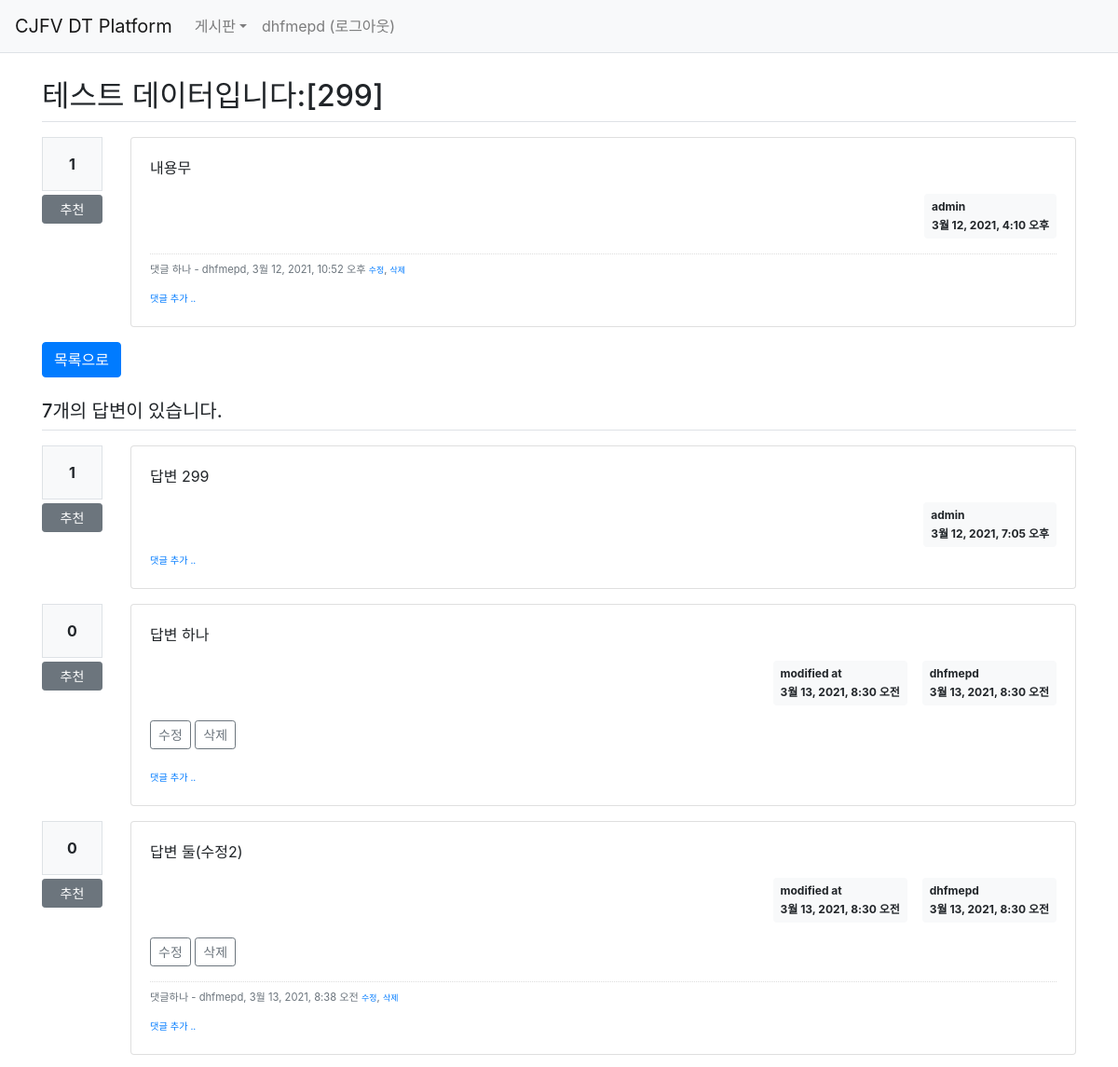
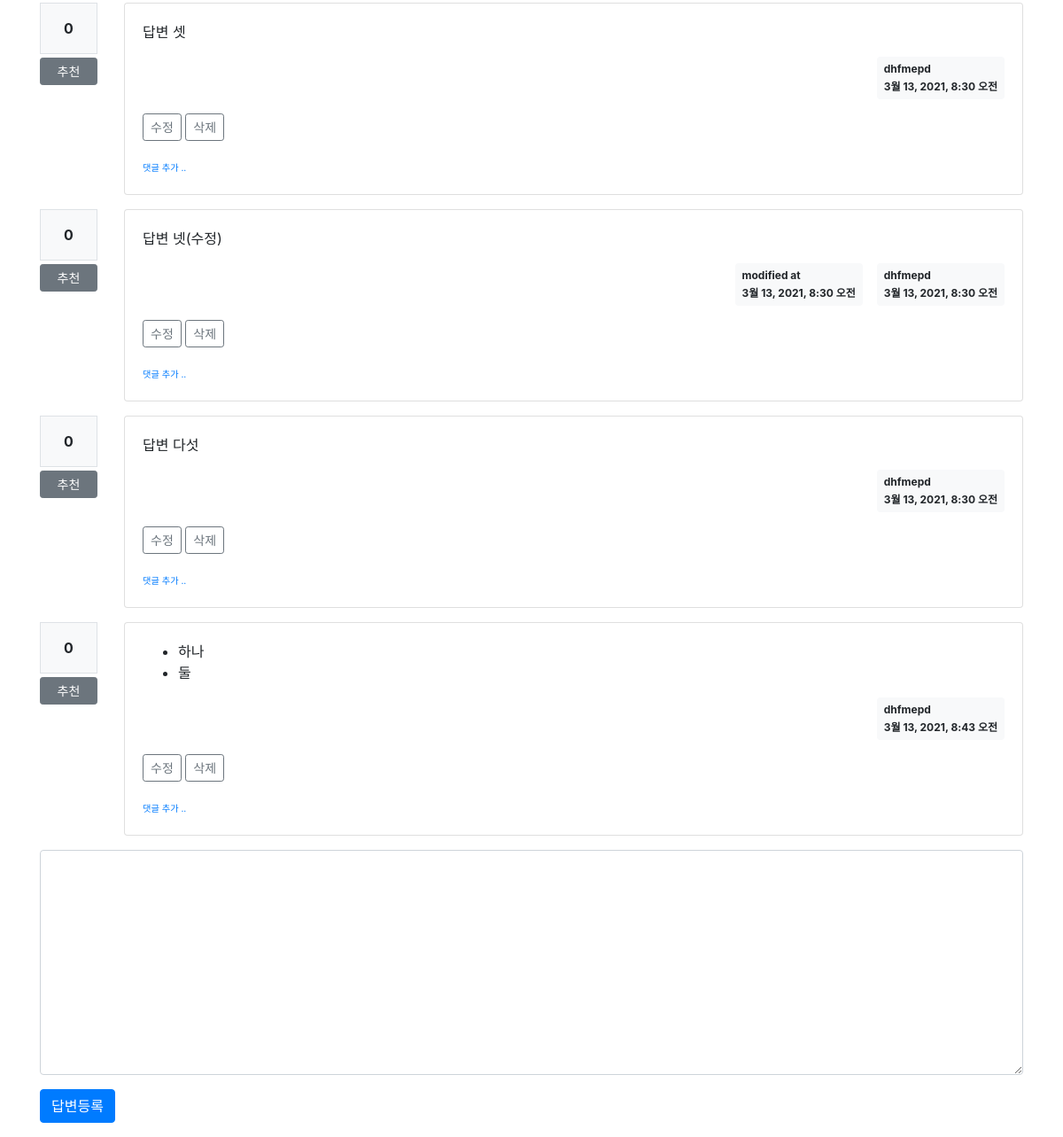
The app's page /board/302/ (signed in) with its own data (2 pictures, top to bottom).
### board/models.py (models this page shows, shortened)
class Board(models.Model):
    author = models.ForeignKey(User, on_delete=models.CASCADE, related_name='author_board')
    subject = models.CharField(max_length=200)
    content = models.TextField()
    create_date = models.DateTimeField()
    modify_date = models.DateTimeField(null=True, blank=True)
    voter = models.ManyToManyField(User, related_name='voter_board')

class Comment(models.Model):
    author = models.ForeignKey(User, on_delete=models.CASCADE)
    content = models.TextField()
    create_date = models.DateTimeField()
    modify_date = models.DateTimeField(null=True, blank=True)
    board = models.ForeignKey(Board, null=True, blank=True, on_delete=models.CASCADE)
    reply = models.ForeignKey(Reply, null=True, blank=True, on_delete=models.CASCADE)

class Reply(models.Model):
    author = models.ForeignKey(User, on_delete=models.CASCADE, related_name='author_reply')
    board = models.ForeignKey(Board, on_delete=models.CASCADE)
    content = models.TextField()
    create_date = models.DateTimeField()
    modify_date = models.DateTimeField(null=True, blank=True)
    voter = models.ManyToManyField(User, related_name='voter_reply')

### board/views/base_views.py (the view)
# urls.py: path('<int:board_id>/', base_views.detail, name='detail'),
@login_required(login_url='common:login')
def detail(request, board_id):
    board = get_object_or_404(Board, pk=board_id)
    context = {'board': board}
    return render(request, 'board/board_detail.html', context)

### board/templatetags/board_filter.py (called while the page is built)
@register.filter()
def mark(value):
    extensions = ["nl2br", "fenced_code"]
    return mark_safe(markdown.markdown(value, extensions=extensions))

### templates/board/board_detail.html (shortened to what this page needs)
{% extends 'base.html' %}
{% load board_filter %}
{% block content %}
<div class="container my-3" style="padding-top:60px">
    <h2 class="border-bottom py-2">{{ board.subject }}</h2>
    <div class="row my-3">
        <div class="col-1">
            <div class="bg-light text-center p-3 border font-weight-bolder mb-1">{{board.voter.count}}</div>
            <a href="#" data-uri="{% url 'board:vote_board' board.id  %}"
               class="recommend btn btn-sm btn-secondary btn-block my-1">추천</a>
        </div>
        <div class="col-11">
            <div class="card">
                <div class="card-body">
                    <div class="card-text">{{ board.content|mark }}</div>
                    <div class="d-flex justify-content-end">
                        <div class="badge badge-light p-2 text-left">
                            <div class="mb-2">{{ board.author.username }}</div>
                            <div>{{ board.create_date }}</div>
                        </div>
                    </div>
                    {% if board.comment_set.count > 0 %}
                    <div class="mt-3">
                    {% for comment in board.comment_set.all %}
                        <div class="comment py-2 text-muted">
                            <span style="white-space: pre-line;">{{ comment.content }}</span>
                            <span>
                                - {{ comment.author }}, {{ comment.create_date }}
                            </span>
                            {% if request.user == comment.author %}
                            <a href="{% url 'board:comment_modify_board' comment.id  %}" class="small">수정</a>,
                            <a href="#" class="small delete"
                               data-uri="{% url 'board:comment_delete_board' comment.id  %}">삭제</a>
                            {% endif %}
                        </div>
                    {% endfor %}
                    </div>
                    {% endif %}
                    <div>
                        <a href="{% url 'board:comment_create_board' board.id  %}"
                           class="small"><small>댓글 추가 ..</small></a>
                    </div>
                </div>
            </div>
        </div>
    </div>
    <a href="{% url 'board:list' %}" class="btn btn-primary">목록으로</a>
    <h5 class="border-bottom my-3 py-2">{{ board.reply_set.count }}개의 답변이 있습니다.</h5>
    {% for reply in board.reply_set.all %}
    <div class="row my-3">
        <div class="col-1">
            <div class="bg-light text-center p-3 border font-weight-bolder mb-1">{{reply.voter.count}}</div>
            <a href="#" data-uri="{% url 'board:vote_reply' reply.id  %}"
                class="recommend btn btn-sm btn-secondary btn-block my-1">추천</a>
        </div>
        <div class="col-11">
            <div class="card">
                <div class="card-body">
                    <div class="card-text">{{ reply.content|mark }}</div>
                    <div class="d-flex justify-content-end">
                        {% if reply.modify_date %}
                        <div class="badge badge-light p-2 text-left mx-3">
                            <div class="mb-2">modified at</div>
                            <div>{{ reply.modify_date }}</div>
                        </div>
                        {% endif %}
                        <div class="badge badge-light p-2 text-left">
                            <div class="mb-2">{{ reply.author.username }}</div>
                            <div>{{ reply.create_date }}</div>
                        </div>
                    </div>
                    {% if request.user == reply.author %}
                    <div class="my-3">
                        <a href="{% url 'board:reply_modify' reply.id  %}"
                           class="btn btn-sm btn-outline-secondary">수정</a>
                        <a href="#" class="delete btn btn-sm btn-outline-secondary "
                           data-uri="{% url 'board:reply_delete' reply.id  %}">삭제</a>
                    </div>
                    {% endif %}
                    {% if reply.comment_set.count > 0 %}
                    <div class="mt-3">
                    {% for comment in reply.comment_set.all %}
                        <div class="comment py-2 text-muted">
                            <span style="white-space: pre-line;">{{ comment.content }}</span>
                            <span>
                                - {{ comment.author }}, {{ comment.create_date }}
                            </span>
                            {% if request.user == comment.author %}
                            <a href="{% url 'board:comment_modify_reply' comment.id  %}" class="small">수정</a>,
                            <a href="#" class="small delete"
                               data-uri="{% url 'board:comment_delete_reply' comment.id  %}">삭제</a>
                            {% endif %}
                        </div>
                    {% endfor %}
                    </div>
                    {% endif %}
                    <div>
                        <a href="{% url 'board:comment_create_reply' reply.id  %}"
                           class="small"><small>댓글 추가 ..</small></a>
                    </div>
                </div>
            </div>
        </div>
    </div>
    {% endfor %}
    <form action="{% url 'board:reply_create' board.id %}" method="post" class="my-3">
        <div class="form-group">
            <textarea {% if not user.is_authenticated %}disabled{% endif %}
                      name="content" id="content" class="form-control" rows="10"></textarea>
        </div>
        <input type="submit" value="답변등록" class="btn btn-primary">
    </form>
</div>
{% endblock %}

### templates/navbar.html (shortened to what this page needs)
<nav class="navbar navbar-expand-lg navbar-light bg-light border-bottom fixed-top">
    <a class="navbar-brand" href="/">CJFV DT Platform</a>
    <div class="collapse navbar-collapse flex-grow-0" id="navbarNav">
        <ul class="navbar-nav">
            <li class="nav-item dropdown">
                {% if user.is_authenticated %}
                <a class="nav-link dropdown-toggle" href="{% url 'board:list' %}" data-toggle="dropdown">게시판</a>
                {% endif %}
            </li>
            <li class="nav-item">
                {% if user.is_authenticated %}
                <a class="nav-link" href="{% url 'common:logout' %}">{{ user.username }} (로그아웃)</a>
                {% else %}
                <a class="nav-link" href="{% url 'common:login' %}">로그인</a>
                {% endif %}
            </li>
        </ul>
    </div>
</nav>

### static/style.css (style rules this page uses)
.comment { border-top:dotted 1px #ddd; font-size:0.7em; }

### records on screen
Board: subject "테스트 데이터입니다:[299]", voter.count "1", content|mark "내용무", author.username "admin", create_date "3월 12, 2021, 4:10 오후", reply_set.count "7"
Comment: content "댓글 하나", author "dhfmepd", create_date "3월 12, 2021, 10:52 오후", shows "수정"
Reply: voter.count "1", content|mark "답변 299", author.username "admin", create_date "3월 12, 2021, 7:05 오후"
Reply: voter.count "0", content|mark "답변 하나", modify_date "3월 13, 2021, 8:30 오전", author.username "dhfmepd", create_date "3월 13, 2021, 8:30 오전", shows "수정"
Reply: voter.count "0", content|mark "답변 둘(수정2)", modify_date "3월 13, 2021, 8:30 오전", author.username "dhfmepd", create_date "3월 13, 2021, 8:30 오전", shows "삭제"
Comment: content "댓글하나", author "dhfmepd", create_date "3월 13, 2021, 8:38 오전", shows "수정"
Reply: voter.count "0", content|mark "답변 셋", author.username "dhfmepd", create_date "3월 13, 2021, 8:30 오전", shows "수정"
Reply: voter.count "0", content|mark "답변 넷(수정)", modify_date "3월 13, 2021, 8:30 오전", author.username "dhfmepd", create_date "3월 13, 2021, 8:30 오전", shows "삭제"
Reply: voter.count "0", content|mark "답변 다섯", author.username "dhfmepd", create_date "3월 13, 2021, 8:30 오전", shows "수정"
Reply: voter.count "0", content|mark "하나 둘", author.username "dhfmepd", create_date "3월 13, 2021, 8:43 오전", shows "수정"

### other values on screen
{{ user.username }} "dhfmepd"
